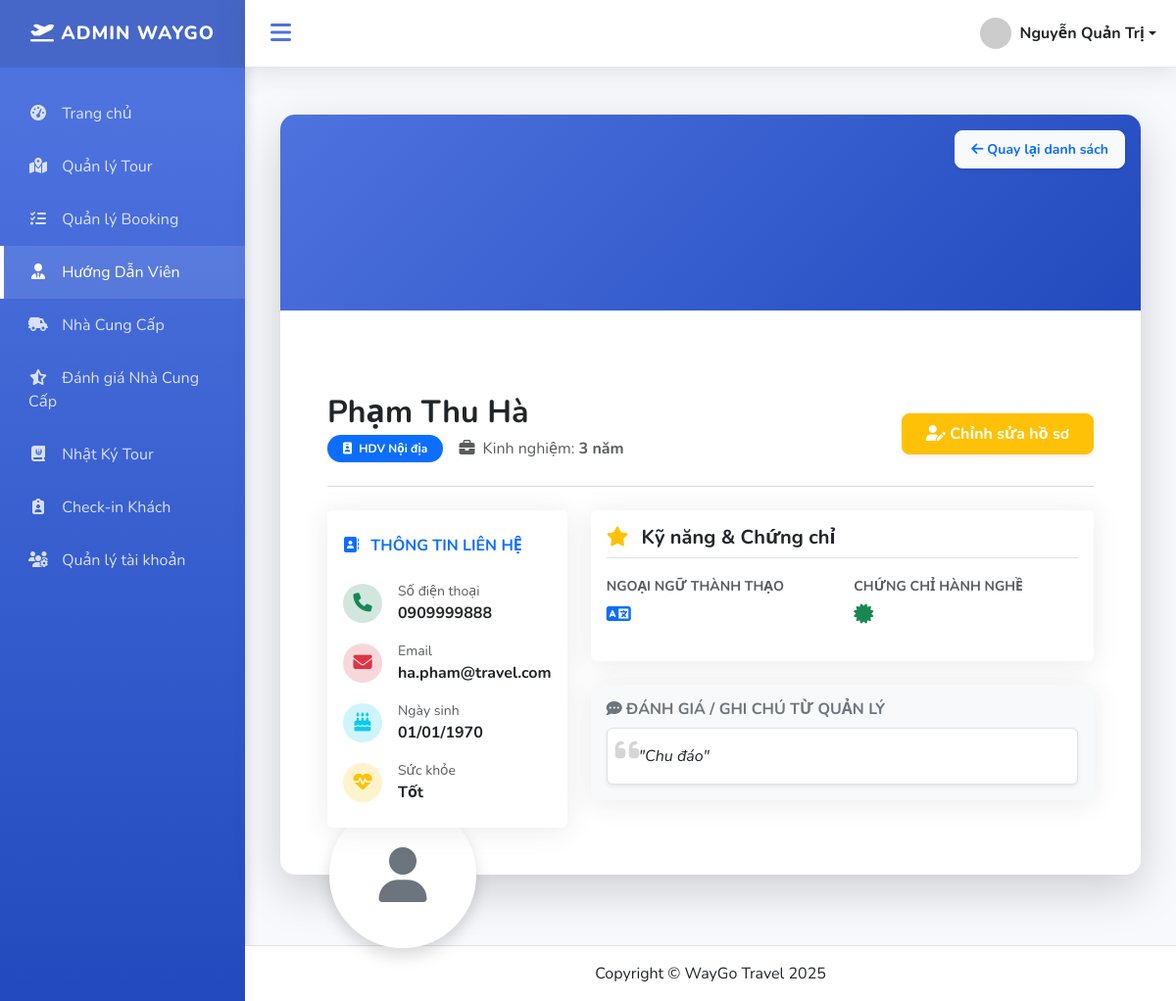
Screenshot of /index.php?action=hdv_detail&id=2 (signed in) with the database file from the repository.
### tables this page shows
CREATE TABLE `huong_dan_viens` (
  `id` int NOT NULL,
  `ho_ten` varchar(255) NOT NULL,
  `avatar` varchar(255) DEFAULT NULL,
  `ngay_sinh` date DEFAULT NULL,
  `so_dien_thoai` varchar(20) DEFAULT NULL,
  `email` varchar(100) DEFAULT NULL,
  `chung_chi` varchar(255) DEFAULT NULL,
  `ngon_ngu` varchar(100) DEFAULT NULL,
  `kinh_nghiem_nam` int DEFAULT NULL,
  `loai_hdv` enum('Nội địa','Quốc tế') DEFAULT NULL,
  `suc_khoe` varchar(50) DEFAULT NULL,
  `danh_gia` varchar(255) DEFAULT NULL
);

### controllers/HuongDanVienController.php (called while the page is built, shortened)
<?php
class HuongDanVienController
{
    private $model;
    public function __construct()
    {
        $this->model = new HuongDanVienModel();
    }
    public function detailHDV()
    {
        $id = $_GET['id'] ?? null;
        $hdv = $this->model->getHDVById($id);
        include PATH_VIEW . 'admin/huong_dan_vien/hdv_detail.php';
    }
}

### index.php (called while the page is built, shortened)
<?php
spl_autoload_register(function ($class) {
    $fileName = "$class.php";
    $fileModel              = PATH_MODEL . $fileName;
});
require_once './routes/index.php';

### models/BaseModel.php (called while the page is built, shortened)
<?php
class BaseModel
{
    public function __construct()
    {
        $dsn = sprintf('mysql:host=%s;port=%s;dbname=%s;charset=utf8', DB_HOST, DB_PORT, DB_NAME);
        try {
            $this->pdo = new PDO($dsn, DB_USERNAME, DB_PASSWORD, DB_OPTIONS);
        } catch (PDOException $e) {
            die("Kết nối cơ sở dữ liệu thất bại: {$e->getMessage()}. Vui lòng thử lại sau.");
        }
    }
}

### models/HuongDanVienModel.php (called while the page is built, shortened)
<?php
class HuongDanVienModel extends BaseModel
{
    protected $table = 'huong_dan_viens';
    public function getHDVById($id)
    {
        $sql = "SELECT * FROM $this->table WHERE id = ?";
        $stmt = $this->pdo->prepare($sql);
        $stmt->execute([$id]);
        return $stmt->fetch(PDO::FETCH_OBJ);
    }
}

### views/admin/huong_dan_vien/hdv_detail.php (the view, shortened to what this page needs)
<?php include PATH_VIEW . 'layouts/header.php'; ?>
<div class="container mt-4 mb-5">
    <div class="card card-modern border-0 shadow-lg overflow-visible mb-4">
        <div class="profile-header">
            <a href="index.php?action=hdv_list" class="btn btn-light btn-sm position-absolute top-0 end-0 m-3 fw-bold text-primary shadow-sm">
                <i class="fa-solid fa-arrow-left"></i> Quay lại danh sách
            </a>
        </div>
        <?php if ($hdv->avatar): ?>
            <img src="<?= $hdv->avatar ?>" alt="Avatar" class="profile-avatar">
        <?php else: ?>
            <div class="profile-avatar d-flex align-items-center justify-content-center text-secondary display-4">
                <i class="fa-solid fa-user"></i>
            </div>
        <?php endif; ?>
        <div class="card-body profile-info px-5 pb-5">
            <div class="d-flex flex-wrap justify-content-between align-items-end">
                <div>
                    <h2 class="fw-bold text-gray-800 mb-1"><?= htmlspecialchars($hdv->ho_ten) ?></h2>
                    <div class="d-flex align-items-center gap-3">
                        <span class="badge bg-primary rounded-pill px-3 py-2">
                            <i class="fa-solid fa-id-badge me-1"></i> HDV <?= $hdv->loai_hdv ?>
                        </span>
                        <span class="text-muted"><i class="fa-solid fa-briefcase me-1"></i> Kinh nghiệm: <strong><?= $hdv->kinh_nghiem_nam ?> năm</strong></span>
                    </div>
                </div>
                <div class="mb-2">
                    <a href="index.php?action=hdv_edit&id=<?= $hdv->id ?>" class="btn btn-warning px-4 fw-bold shadow-sm text-white">
                        <i class="fa-solid fa-user-pen"></i> Chỉnh sửa hồ sơ
                    </a>
                </div>
            </div>
            <hr class="mt-4 mb-4 text-muted opacity-25">
            <div class="row g-4">
                <div class="col-lg-4">
                    <div class="card info-card">
                        <div class="card-header bg-white fw-bold text-primary border-bottom-0 pt-4 pb-0">
                            <i class="fa-solid fa-address-book me-2"></i> THÔNG TIN LIÊN HỆ
                        </div>
                        <div class="card-body">
                            <ul class="list-group list-group-flush">
                                <li class="list-group-item border-0 px-0 d-flex align-items-center">
                                    <div class="info-icon bg-success-subtle text-success me-3"><i class="fa-solid fa-phone"></i></div>
                                    <div>
                                        <small class="text-muted d-block">Số điện thoại</small>
                                        <span class="fw-bold text-dark"><?= $hdv->so_dien_thoai ?></span>
                                    </div>
                                </li>
                                <li class="list-group-item border-0 px-0 d-flex align-items-center">
                                    <div class="info-icon bg-danger-subtle text-danger me-3"><i class="fa-solid fa-envelope"></i></div>
                                    <div>
                                        <small class="text-muted d-block">Email</small>
                                        <span class="fw-bold text-dark"><?= $hdv->email ?></span>
                                    </div>
                                </li>
                                <li class="list-group-item border-0 px-0 d-flex align-items-center">
                                    <div class="info-icon bg-info-subtle text-info me-3"><i class="fa-solid fa-cake-candles"></i></div>
                                    <div>
                                        <small class="text-muted d-block">Ngày sinh</small>
                                        <span class="fw-bold text-dark"><?= date('d/m/Y', strtotime($hdv->ngay_sinh)) ?></span>
                                    </div>
                                </li>
                                <li class="list-group-item border-0 px-0 d-flex align-items-center">
                                    <div class="info-icon bg-warning-subtle text-warning me-3"><i class="fa-solid fa-heart-pulse"></i></div>
                                    <div>
                                        <small class="text-muted d-block">Sức khỏe</small>
                                        <span class="fw-bold text-dark"><?= $hdv->suc_khoe ?></span>
                                    </div>
                                </li>
                            </ul>
                        </div>
                    </div>
                </div>
                <div class="col-lg-8">
                    <div class="row g-4">
                        <div class="col-12">
                            <div class="card info-card">
                                <div class="card-body">
                                    <h5 class="fw-bold text-gray-800 mb-3 border-bottom pb-2">
                                        <i class="fa-solid fa-star text-warning me-2"></i> Kỹ năng & Chứng chỉ
                                    </h5>
                                    <div class="row">
                                        <div class="col-md-6 mb-3">
                                            <label class="small text-muted fw-bold text-uppercase mb-1">Ngoại ngữ thành thạo</label>
                                            <div class="fs-5 text-dark fw-bold">
                                                <i class="fa-solid fa-language text-primary me-2"></i> <?= $hdv->ngon_ngu ?>
                                            </div>
                                        </div>
                                        <div class="col-md-6 mb-3">
                                            <label class="small text-muted fw-bold text-uppercase mb-1">Chứng chỉ hành nghề</label>
                                            <div class="fs-5 text-dark fw-bold">
                                                <i class="fa-solid fa-certificate text-success me-2"></i> <?= $hdv->chung_chi ?>
                                            </div>
                                        </div>
                                    </div>
                                </div>
                            </div>
                        </div>
                        <div class="col-12">
                            <div class="card info-card bg-light border-0">
                                <div class="card-body">
                                    <h6 class="fw-bold text-secondary mb-2"><i class="fa-solid fa-comment-dots"></i> ĐÁNH GIÁ / GHI CHÚ TỪ QUẢN LÝ</h6>
                                    <div class="p-3 bg-white rounded border shadow-sm position-relative">
                                        <i class="fa-solid fa-quote-left text-muted opacity-25 position-absolute top-0 start-0 m-2 fs-3"></i>
                                        <p class="fst-italic text-dark mb-0 ms-3">
                                            "<?= $hdv->danh_gia ?: 'Chưa có ghi chú đánh giá nào về hướng dẫn viên này.' ?>"
                                        </p>
                                    </div>
                                </div>
                            </div>
                        </div>
                    </div>
                </div>
            </div>
        </div>
    </div>
</div>
<?php include PATH_VIEW . 'layouts/footer.php'; ?>

### assets/css/dashboard.css (style rules this page uses)
:root { --primary-color: #4e73df; --secondary-color: #858796; --success-color: #1cc88a; --info-color: #36b9cc; --warning-color: #f6c23e; --danger-color: #e74a3b; --dark-bg: #222e3c; --light-bg: #f8f9fc; --sidebar-width: 250px; --sidebar-collapsed-width: 70px; --transition-speed: 0.3s; }
body { background-color: var(--light-bg); font-family: 'Nunito', 'Segoe UI', sans-serif; overflow-x: hidden; }
.card-modern { border: none; border-radius: 15px; box-shadow: 0 4px 20px rgba(0, 0, 0, 0.05); transition: transform 0.3s ease; background: #fff; overflow: hidden; height: auto !important; min-height: 0; }
.btn { border-radius: 8px; padding: 8px 16px; font-weight: 600; transition: all 0.3s; }

### views/admin/huong_dan_vien/hdv_detail.php (style rules this page uses)
.profile-header { background: linear-gradient(135deg, #4e73df 0%, #224abe 100%); height: 200px; border-radius: 15px 15px 0 0; position: relative; }
.profile-avatar { width: 150px; height: 150px; border: 5px solid #fff; border-radius: 50%; object-fit: cover; position: absolute; bottom: -75px; left: 50px; box-shadow: 0 .5rem 1rem rgba(0,0,0,.15); background-color: #fff; }
.profile-info { padding-top: 85px; }
.info-card { transition: all 0.3s; border: none; box-shadow: 0 0.15rem 1.75rem 0 rgba(58, 59, 69, 0.1); height: 100%; }
.info-icon { width: 40px; height: 40px; display: flex; align-items: center; justify-content: center; border-radius: 50%; font-size: 1.2rem; }

### rows the page displays
huong_dan_viens: ho_ten "Phạm Thu Hà", loai_hdv "Nội địa", kinh_nghiem_nam "3", so_dien_thoai "0909999888", email "ha.pham@travel.com", ngay_sinh "01/01/1970", suc_khoe "Tốt", danh_gia "Chu đáo"

### other values shown
$_SESSION['user_name'] "Nguyễn Quản Trị"
